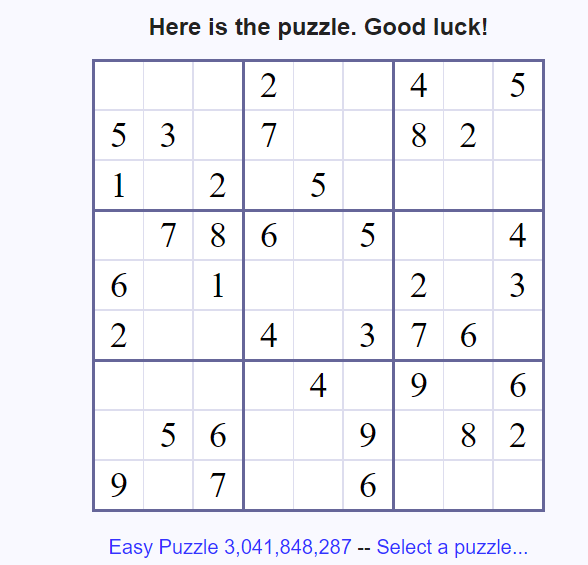
#> input picture sample2.png, 588 x 565 px, found by its file name
$ jupyter execute --allow-errors main.ipynb
#> lines starting #> are read from the running program, lines starting #| are printed output that depends on the picture; after the words box and inside, x2 and y2 are one past the last pixel; in counts of white or black regions, pixels touching at a corner belong together
[cell 1]
# from tensorflow.keras.models import load_model
import matplotlib
import matplotlib.pyplot as plt
import pandas as pd
import keras
import tensorflow as tf
import numpy as np
import cv2

# [51 lines left out: functions solve, valid, print_board, find_empty, not called in this run]


def show1(a):
    plt.imshow(a, cmap=matplotlib.cm.binary, interpolation='nearest')
    return plt.axis('off')
# [4 lines left out: function show, not called in this run]


# 1 - Preprocessing Image
def preProcess(img):
    # return img
    # CONVERT IMAGE TO GRAY SCALE
    imgGray = cv2.cvtColor(img, cv2.COLOR_BGR2GRAY)
    imgBlur = cv2.GaussianBlur(imgGray, (5, 5), 1)  # ADD GAUSSIAN BLUR
    # imgBlur = imgGray
    # return imgBlur
    imgThreshold = cv2.adaptiveThreshold(
        imgBlur, 255, 1, 1, 11, 2)  # APPLY ADAPTIVE THRESHOLD
    return imgThreshold


# 3 - Reorder points for Warp Perspective
def reorder(myPoints):
    myPoints = myPoints.reshape((4, 2))
    myPointsNew = np.zeros((4, 1, 2), dtype=np.int32)
    add = myPoints.sum(1)
    myPointsNew[0] = myPoints[np.argmin(add)]
    myPointsNew[3] = myPoints[np.argmax(add)]
    diff = np.diff(myPoints, axis=1)
    myPointsNew[1] = myPoints[np.argmin(diff)]
    myPointsNew[2] = myPoints[np.argmax(diff)]

    return myPointsNew


# 3 - FINDING THE BIGGEST COUNTOUR ASSUING THAT IS THE SUDUKO PUZZLE
def biggestContour(contours):
    biggest = np.array([])
    max_area = 0
    for i in contours:
        area = cv2.contourArea(i)
        if area > 50:
            peri = cv2.arcLength(i, True)
            approx = cv2.approxPolyDP(i, 0.02 * peri, True)
            if area > max_area and len(approx) == 4:
                biggest = approx
                max_area = area
    return biggest, max_area


# 4 - TO SPLIT THE IMAGE INTO 81 DIFFRENT IMAGES
# [97 lines left out: functions splitBoxes, getPredection, displayNumbers, drawGrid, stackImages, not called in this run]

#> (a cell that did not finish here is left out)

[cell 3]
# image = 'news.png'
image = 'sample2.png'
# image = 'sample.jpg'
img_size = 1800

[cell 4]
img = cv2.imread(image)
#> img is the input picture: shape (565, 588, 3); mean B, G, R 247, 241.7, 241.7
img = cv2.resize(img, (img_size, img_size))  # RESIZE IMAGE TO MAKE IT A SQUARE IMAGE
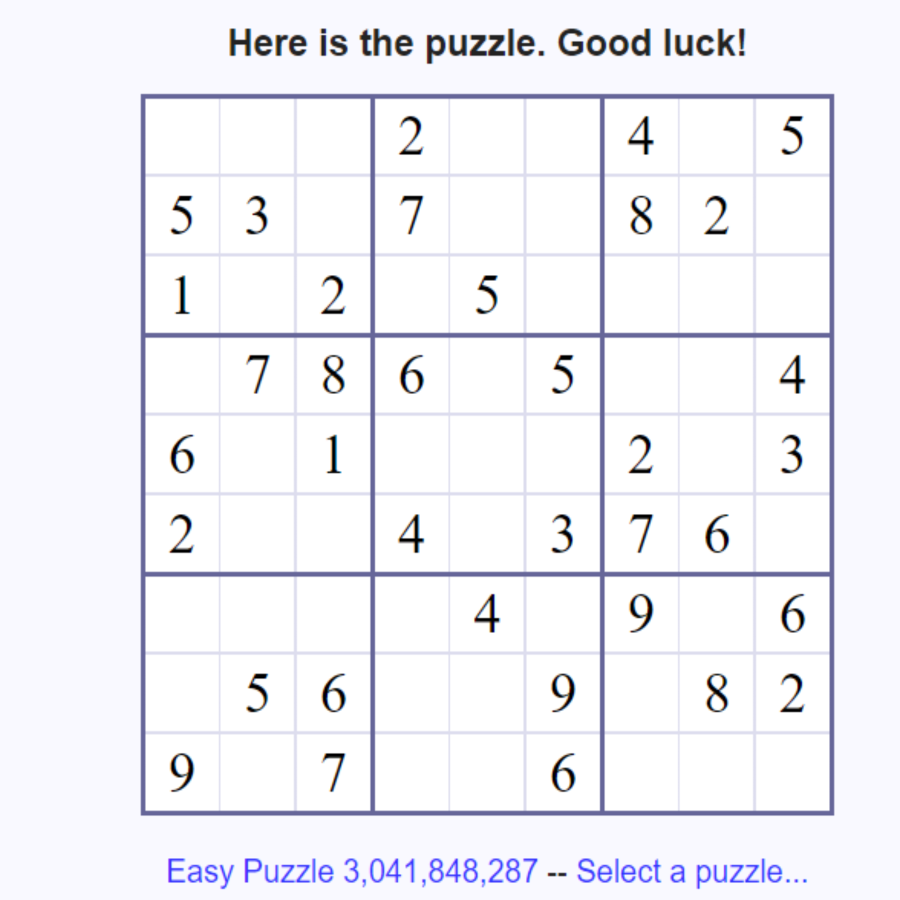
#> img: shape (1800, 1800, 3) (shown at 1/2 size); mean B, G, R 247, 241.7, 241.7
imgBlank = np.zeros((img_size, img_size, 3), np.uint8)  # CREATE A BLANK IMAGE FOR TESTING DEBUGING IF REQUIRED
imgThreshold = preProcess(img)
#> in preProcess, `imgGray = cv2.cvtColor(img, cv2.COLOR_BGR2GRAY)`:
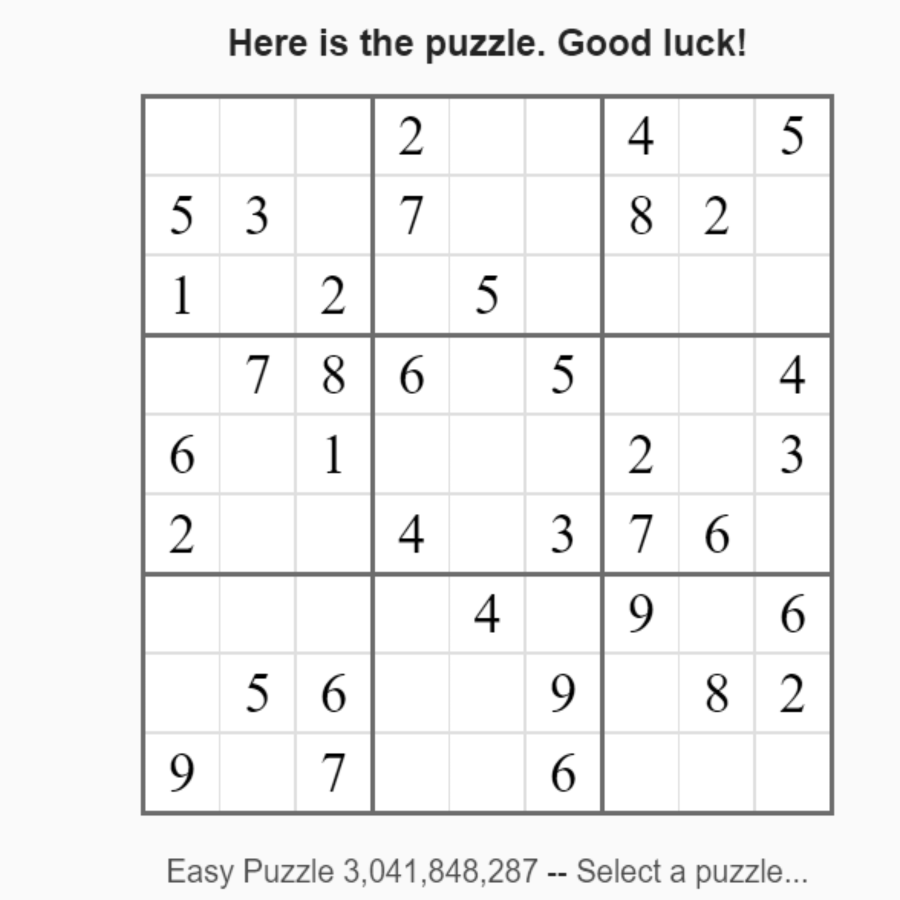
#> imgGray: shape (1800, 1800) (shown at 1/2 size); min 0, max 255, mean 242.4
#> in preProcess, `imgThreshold = cv2.adaptiveThreshold( imgBlur, 255, 1, 1, 11, 2)`:
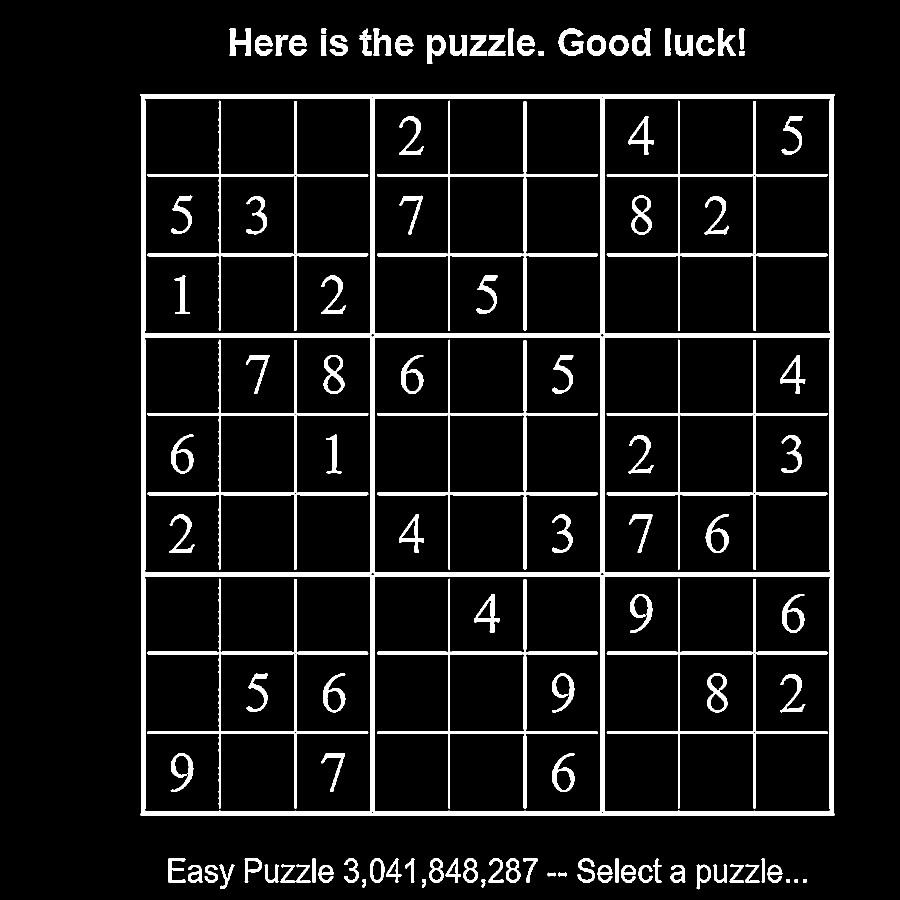
#> imgThreshold: shape (1800, 1800) (shown at 1/2 size); 7.8% white; 113 white regions

[cell 5]
imgContours = img.copy() # COPY IMAGE FOR DISPLAY PURPOSES
imgBigContour = img.copy() # COPY IMAGE FOR DISPLAY PURPOSES
contours, hierarchy = cv2.findContours(imgThreshold, cv2.RETR_EXTERNAL, cv2.CHAIN_APPROX_SIMPLE) # FIND ALL CONTOURS
#> contours = 68 contours; largest, box (x1, y1, x2, y2) and area: (281, 188, 1669, 1632) 1997186, (854, 70, 891, 128) 1413, (1264, 57, 1301, 112) 1374, (1218, 70, 1257, 112) 1209, (1174, 70, 1212, 112) 1206
# cv2.drawContours(imgContours, contours, -1, (0, 255, 0), 3) # DRAW ALL DETECTED CONTOURS
# show1(imgContours)

[cell 6]
biggest, maxArea = biggestContour(contours) # FIND THE BIGGEST CONTOUR
#> the loop in biggestContour, `for i in contours:` made 68 passes
#> (area, peri, biggest, max_area) on passes 25, 41: (241, 106.5, [[1231, 1717], [1230, 1763], [1235, 1765], [1236, 1717]], 241), (1997186, 5661.3, [[281, 188], [281, 1630], [1668, 1630], [1668, 188]], 1997186)
#> (area, peri, approx) on passes 34, 55, 59, 61, 64: (240, 105.7, [[625, 1717], [625, 1764], [629, 1765], [630, 1717]]), (338, 101.3, [[643, 70], [642, 110], [651, 111], [652, 71]]), (285.5, 97.56, [[1479, 57], [1481, 97], [1484, 98], [1488, 58]]), (462.5, 128.7, [[1331, 57], [1330, 110], [1339, 111], [1340, 57]]), (453, 130.1, [[1017, 57], [1016, 110], [1025, 111], [1027, 58]])
#> after the loop in biggestContour, `for i in contours:`: max_area = 1997186
#> biggest = [[281, 188], [281, 1630], [1668, 1630], [1668, 188]]; maxArea = 1997186
# print(biggest)
if biggest.size != 0:
    biggest = reorder(biggest)
#> in reorder, `myPoints = myPoints.reshape((4, 2))`: myPoints has the same summary as biggest outside reorder
#> in reorder, `add = myPoints.sum(1)`: add = [469, 1911, 3298, 1856]
#> in reorder, `diff = np.diff(myPoints, axis=1)`: diff = [-93, 1349, -38, -1480]
#> biggest = [[281, 188], [1668, 188], [281, 1630], [1668, 1630]]
    print(biggest)
#| [[[ 281  188]]
#|  [[1668  188]]
#|  [[ 281 1630]]
#|  [[1668 1630]]]
    cv2.drawContours(imgBigContour, biggest, -1, (0, 0, 255), 25) # DRAW THE BIGGEST CONTOUR
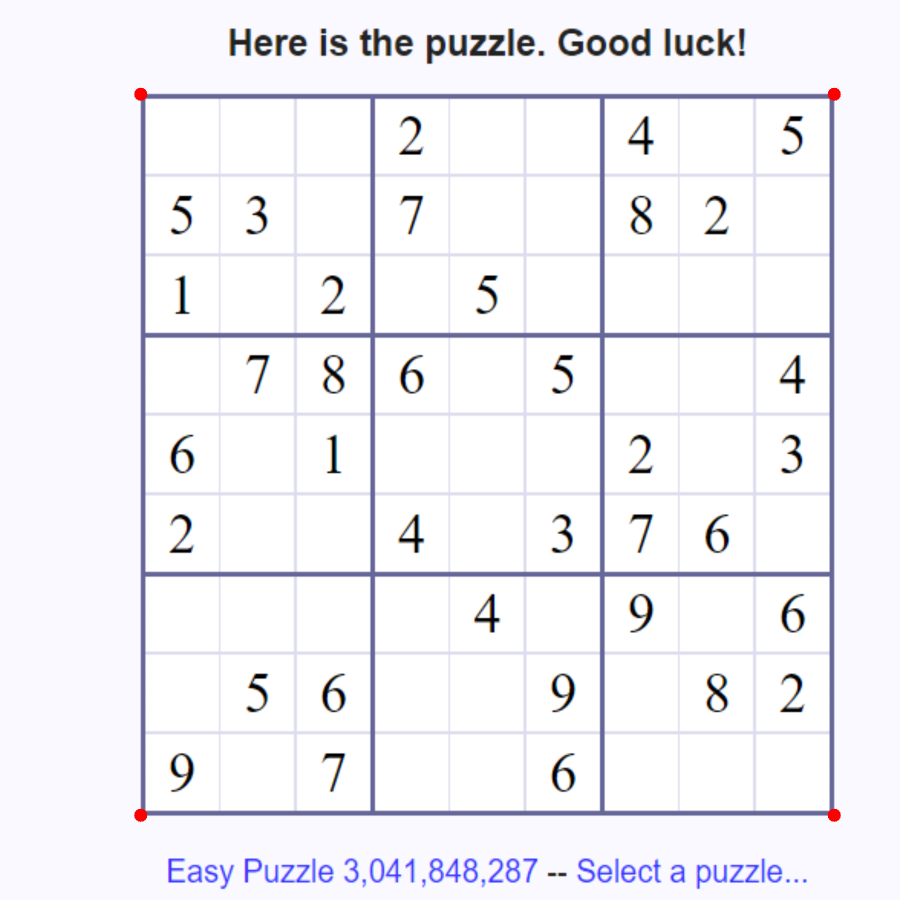
#> imgBigContour: shape (1800, 1800, 3) (shown at 1/2 size); 0.07% of pixels changed, all inside (x1, y1, x2, y2) = (268, 175, 1682, 1644)
    pts1 = np.float32(biggest) # PREPARE POINTS FOR WARP
#> pts1 has the same summary as biggest
    pts2 = np.float32([[0, 0],[img_size, 0], [0, img_size],[img_size, img_size]]) # PREPARE POINTS FOR WARP
    matrix = cv2.getPerspectiveTransform(pts1, pts2) # GER
#> matrix = [[1.3, 3.03e-19, -364.7], [0, 1.25, -234.7], [1.14e-20, -1.09e-19, 1]]
    imgWarpColored = cv2.warpPerspective(img, matrix, (img_size, img_size))
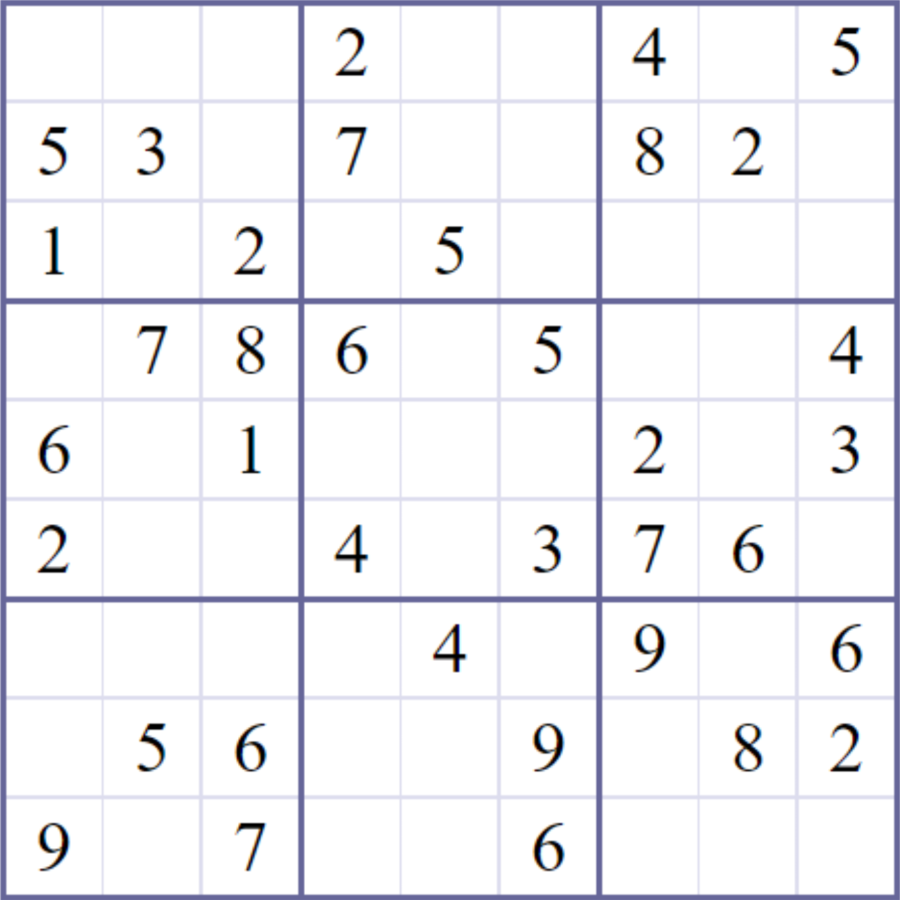
#> imgWarpColored: shape (1800, 1800, 3) (shown at 1/2 size); mean B, G, R 244.5, 241.1, 241.1
    imgDetectedDigits = imgBlank.copy()
    imgWarpColored = cv2.cvtColor(imgWarpColored,cv2.COLOR_BGR2GRAY)
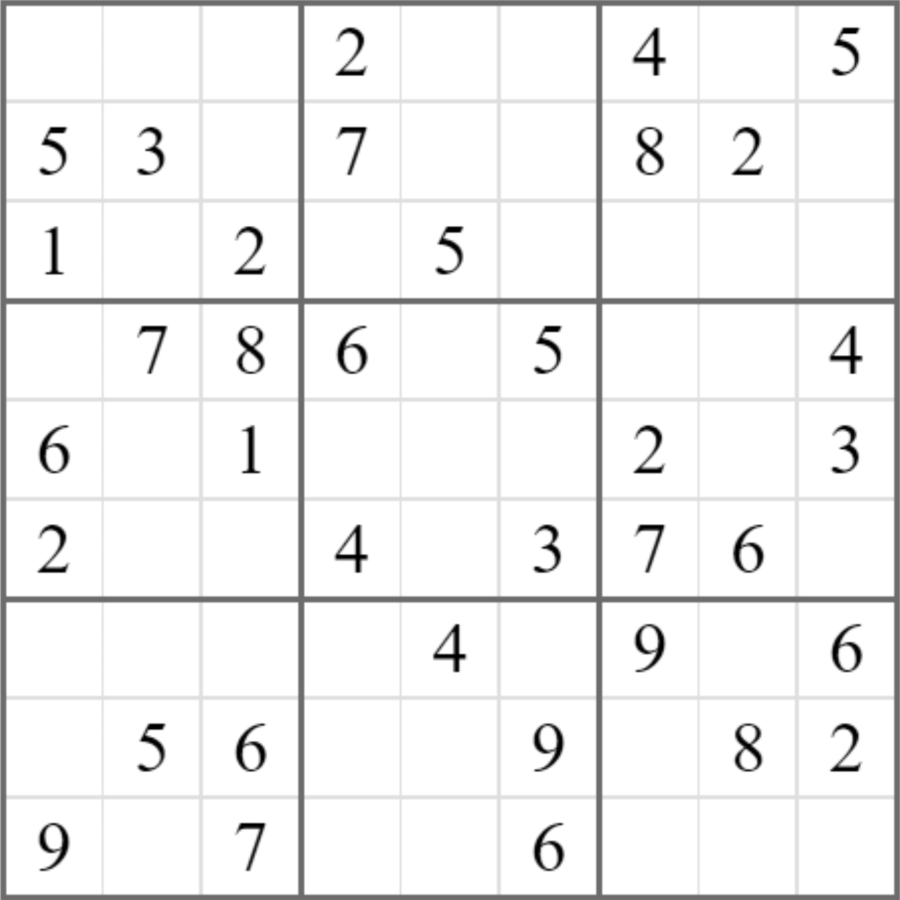
#> imgWarpColored: shape (1800, 1800) (shown at 1/2 size); min 0, max 255, mean 241.5
# stackImages(imgWarpColored)
# show1(imgWarpColored)

[cell 7]
imgSolvedDigits = imgBlank.copy()


def zoom(img, zoom_factor=2):
    return cv2.resize(img, None, fx=zoom_factor, fy=zoom_factor)
# boxes = splitBoxes(imgWarpColored)


# boxes[1].shape
img = imgWarpColored
# cropped = img[200:300, 150:250]
rows = np.vsplit(img, 9)
#> rows = 9 items
boxes = []
for r in rows:
    cols = np.hsplit(r, 9)
    for box in cols:
        boxes.append(box)
#> this loop made 9 passes
#> after the loop, boxes = 81 items


# [20 lines of commented-out code are left out]
#> (the rest of this cell did not finish here and is left out)

$ run again, with ez.png copied over sample2.png
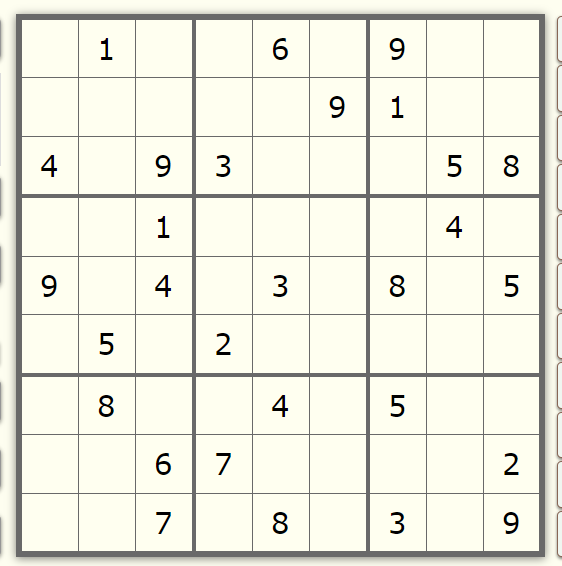
#> input picture ez.png, 562 x 566 px, found by its file name
#> img is the input picture: shape (566, 562, 3); mean B, G, R 223.6, 236.9, 236.9
#> img: shape (1800, 1800, 3)
#> in preProcess, `imgThreshold = cv2.adaptiveThreshold( imgBlur, 255, 1, 1, 11, 2)`:
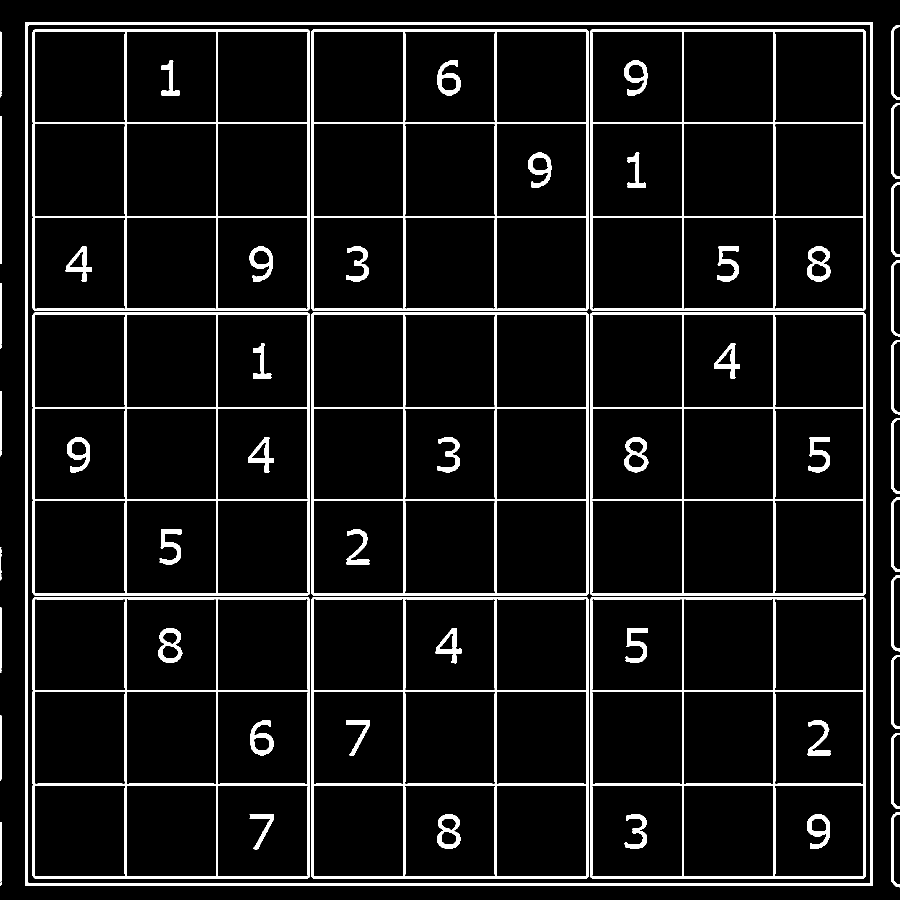
#> imgThreshold: shape (1800, 1800) (shown at 1/2 size); 8.3% white; 60 white regions (2 under 20 px)
#> contours = 22 contours, 2 with area under 20; largest, box (x1, y1, x2, y2) and area: (51, 44, 1746, 1772) 2921814, (0, 232, 3, 528) 590, (1783, 1466, 1800, 1617) 540, (1783, 1151, 1800, 1303) 539, (1783, 206, 1800, 358) 538
#> the loop in biggestContour, `for i in contours:` made 22 passes
#> (i, area, peri, approx) on pass 18: ([[0, 232], [0, 527], [2, 527], [2, 232]], 590, 594, [[0, 232], [2, 527]])
#> after the loop in biggestContour, `for i in contours:`: max_area = 2921814
#> `biggest, maxArea = biggestContour(contours)`: biggest = [[51, 44], [51, 1771], [1744, 1771], [1745, 45]]; maxArea = 2921814
#> myPoints = [[51, 44], [51, 1771], [1744, 1771], [1745, 45]]
#> add = [95, 1822, 3515, 1790]
#> diff = [-7, 1720, 27, -1700]
#> `biggest = reorder(biggest)`: biggest = [[51, 44], [1745, 45], [51, 1771], [1744, 1771]]
#| [[[  51   44]]
#|  [[1745   45]]
#|  [[  51 1771]]
#|  [[1744 1771]]]
#> imgBigContour: shape (1800, 1800, 3); mean B, G, R 223.5, 236.7, 236.9
#> matrix = [[1.06, 4.12e-18, -54.16], [-0.000615, 1.04, -45.8], [-3.42e-07, -3.42e-07, 1]]
#> `imgWarpColored = cv2.warpPerspective(img, matrix, (img_size, img_size))`:
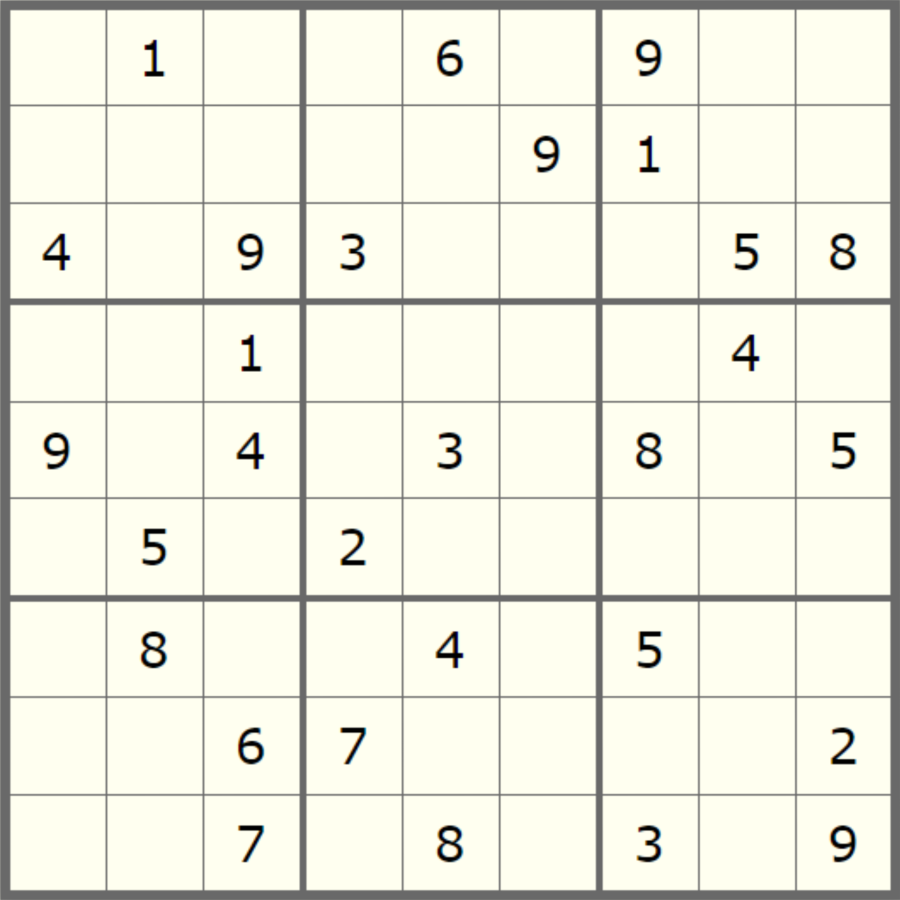
#> imgWarpColored: shape (1800, 1800, 3) (shown at 1/2 size); mean B, G, R 224.3, 237.6, 237.7
#> rows = 9 items
#> the loop `for r in rows:` made 9 passes
#> after the loop `for r in rows:`: boxes = 81 items
